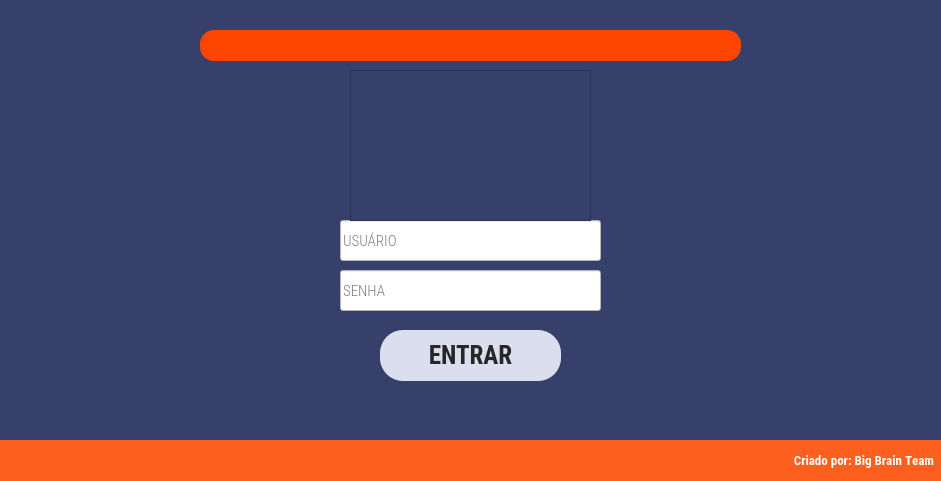
<?xml version="1.0" encoding="UTF-8"?>
<ui version="4.0">
 <class>MainWindow</class>
 <widget class="QMainWindow" name="MainWindow">
  <property name="enabled">
   <bool>true</bool>
  </property>
  <property name="geometry">
   <rect>
    <x>0</x>
    <y>0</y>
    <width>941</width>
    <height>481</height>
   </rect>
  </property>
  <property name="minimumSize">
   <size>
    <width>941</width>
    <height>481</height>
   </size>
  </property>
  <property name="maximumSize">
   <size>
    <width>941</width>
    <height>481</height>
   </size>
  </property>
  <property name="font">
   <font>
    <stylestrategy>PreferDefault</stylestrategy>
    <kerning>true</kerning>
   </font>
  </property>
  <property name="cursor">
   <cursorShape>ArrowCursor</cursorShape>
  </property>
  <property name="windowTitle">
   <string>Login</string>
  </property>
  <property name="styleSheet">
   <string notr="true">background-color: rgb(55, 64, 106);</string>
  </property>
  <property name="animated">
   <bool>true</bool>
  </property>
  <widget class="QWidget" name="centralwidget">
   <widget class="QLineEdit" name="lineEdit">
    <property name="geometry">
     <rect>
      <x>340</x>
      <y>220</y>
      <width>261</width>
      <height>41</height>
     </rect>
    </property>
    <property name="font">
     <font>
      <family>Roboto Condensed Light</family>
      <pointsize>11</pointsize>
      <weight>50</weight>
      <bold>false</bold>
     </font>
    </property>
    <property name="cursor">
     <cursorShape>IBeamCursor</cursorShape>
    </property>
    <property name="styleSheet">
     <string notr="true">background-color: rgb(255, 255, 255);</string>
    </property>
    <property name="text">
     <string/>
    </property>
    <property name="placeholderText">
     <string notr="true">USUÁRIO</string>
    </property>
   </widget>
   <widget class="QLineEdit" name="lineEdit_2">
    <property name="geometry">
     <rect>
      <x>340</x>
      <y>270</y>
      <width>261</width>
      <height>41</height>
     </rect>
    </property>
    <property name="font">
     <font>
      <family>Roboto Condensed Light</family>
      <pointsize>11</pointsize>
     </font>
    </property>
    <property name="styleSheet">
     <string notr="true">background-color: rgb(255, 255, 255);</string>
    </property>
    <property name="text">
     <string/>
    </property>
    <property name="placeholderText">
     <string>SENHA</string>
    </property>
   </widget>
   <widget class="QPushButton" name="pushButton_login">
    <property name="geometry">
     <rect>
      <x>380</x>
      <y>330</y>
      <width>181</width>
      <height>51</height>
     </rect>
    </property>
    <property name="font">
     <font>
      <family>Roboto Condensed</family>
      <pointsize>19</pointsize>
      <weight>75</weight>
      <bold>true</bold>
      <underline>false</underline>
      <strikeout>false</strikeout>
      <stylestrategy>PreferDefault</stylestrategy>
      <kerning>true</kerning>
     </font>
    </property>
    <property name="cursor">
     <cursorShape>PointingHandCursor</cursorShape>
    </property>
    <property name="toolTipDuration">
     <number>-1</number>
    </property>
    <property name="styleSheet">
     <string notr="true">background-color: rgb(219, 222, 238);
color: rgb(40, 38, 38);
border-radius: 23px</string>
    </property>
    <property name="text">
     <string>ENTRAR</string>
    </property>
   </widget>
   <widget class="QLabel" name="label_4">
    <property name="geometry">
     <rect>
      <x>200</x>
      <y>30</y>
      <width>541</width>
      <height>31</height>
     </rect>
    </property>
    <property name="font">
     <font>
      <family>Roboto Condensed</family>
      <pointsize>10</pointsize>
      <weight>50</weight>
      <bold>false</bold>
      <kerning>false</kerning>
     </font>
    </property>
    <property name="styleSheet">
     <string notr="true">color: rgb(40, 38, 38);
background-color: rgb(253, 69, 0);
border-radius: 14px</string>
    </property>
    <property name="text">
     <string/>
    </property>
   </widget>
   <widget class="QLabel" name="label_5">
    <property name="geometry">
     <rect>
      <x>0</x>
      <y>440</y>
      <width>941</width>
      <height>41</height>
     </rect>
    </property>
    <property name="font">
     <font>
      <family>Roboto Condensed</family>
      <pointsize>10</pointsize>
      <weight>75</weight>
      <bold>true</bold>
      <kerning>false</kerning>
     </font>
    </property>
    <property name="styleSheet">
     <string notr="true">background-color: rgb(253, 95, 30);
color: rgb(255, 255, 255);</string>
    </property>
    <property name="text">
     <string>                                                                                                                                                                                                                                                                          Criado por: Big Brain Team</string>
    </property>
   </widget>
   <widget class="QFrame" name="frame">
    <property name="geometry">
     <rect>
      <x>350</x>
      <y>70</y>
      <width>241</width>
      <height>151</height>
     </rect>
    </property>
    <property name="styleSheet">
     <string notr="true">background-image: url(:/Logo/Conceptart.png);
image: url(:/Logo/Conceptart.png);</string>
    </property>
    <property name="frameShape">
     <enum>QFrame::StyledPanel</enum>
    </property>
    <property name="frameShadow">
     <enum>QFrame::Raised</enum>
    </property>
   </widget>
  </widget>
 </widget>
 <resources>
  <include location="Teste.qrc"/>
 </resources>
 <connections/>
</ui>
